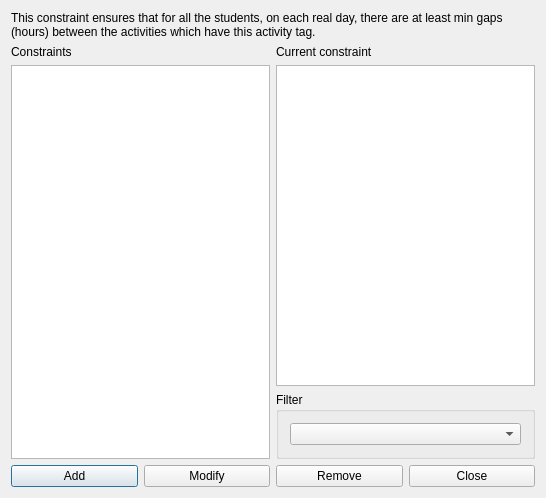
<?xml version="1.0" encoding="UTF-8"?>
<ui version="4.0">
 <class>ConstraintStudentsMinGapsBetweenActivityTagPerRealDayForm_template</class>
 <widget class="QDialog" name="ConstraintStudentsMinGapsBetweenActivityTagPerRealDayForm_template">
  <property name="geometry">
   <rect>
    <x>0</x>
    <y>0</y>
    <width>546</width>
    <height>498</height>
   </rect>
  </property>
  <property name="windowTitle">
   <string extracomment="This is the title of the dialog to see the list of all constraints of this type">Constraints students min gaps between activity tag per real day</string>
  </property>
  <layout class="QGridLayout" name="gridLayout_2">
   <item row="0" column="0" colspan="2">
    <widget class="QLabel" name="textLabel1">
     <property name="sizePolicy">
      <sizepolicy hsizetype="Minimum" vsizetype="Minimum">
       <horstretch>0</horstretch>
       <verstretch>0</verstretch>
      </sizepolicy>
     </property>
     <property name="text">
      <string>This constraint ensures that for all the students, on each real day, there are at least min gaps (hours) between the activities which have this activity tag.</string>
     </property>
     <property name="wordWrap">
      <bool>true</bool>
     </property>
    </widget>
   </item>
   <item row="1" column="1">
    <layout class="QVBoxLayout" name="verticalLayout_2">
     <item>
      <widget class="QLabel" name="currentConstraintTextLabel">
       <property name="text">
        <string>Current constraint</string>
       </property>
       <property name="wordWrap">
        <bool>false</bool>
       </property>
      </widget>
     </item>
     <item>
      <widget class="QPlainTextEdit" name="currentConstraintTextEdit"/>
     </item>
    </layout>
   </item>
   <item row="2" column="1">
    <widget class="QGroupBox" name="filterGroupBox">
     <property name="title">
      <string>Filter</string>
     </property>
     <layout class="QGridLayout" name="gridLayout">
      <item row="0" column="0">
       <widget class="QComboBox" name="activityTagComboBox"/>
      </item>
     </layout>
    </widget>
   </item>
   <item row="3" column="0" colspan="2">
    <layout class="QHBoxLayout" name="horizontalLayout">
     <item>
      <widget class="QPushButton" name="addConstraintPushButton">
       <property name="text">
        <string>Add</string>
       </property>
      </widget>
     </item>
     <item>
      <widget class="QPushButton" name="modifyConstraintPushButton">
       <property name="text">
        <string>Modify</string>
       </property>
      </widget>
     </item>
     <item>
      <widget class="QPushButton" name="removeConstraintPushButton">
       <property name="text">
        <string>Remove</string>
       </property>
      </widget>
     </item>
     <item>
      <widget class="QPushButton" name="closePushButton">
       <property name="text">
        <string>Close</string>
       </property>
      </widget>
     </item>
    </layout>
   </item>
   <item row="1" column="0" rowspan="2">
    <layout class="QVBoxLayout" name="verticalLayout">
     <item>
      <widget class="QLabel" name="constraintsTextLabel">
       <property name="frameShape">
        <enum>QFrame::NoFrame</enum>
       </property>
       <property name="frameShadow">
        <enum>QFrame::Plain</enum>
       </property>
       <property name="text">
        <string>Constraints</string>
       </property>
       <property name="wordWrap">
        <bool>false</bool>
       </property>
      </widget>
     </item>
     <item>
      <widget class="QListWidget" name="constraintsListWidget"/>
     </item>
    </layout>
   </item>
  </layout>
 </widget>
 <layoutdefault spacing="6" margin="11"/>
 <resources/>
 <connections/>
</ui>
